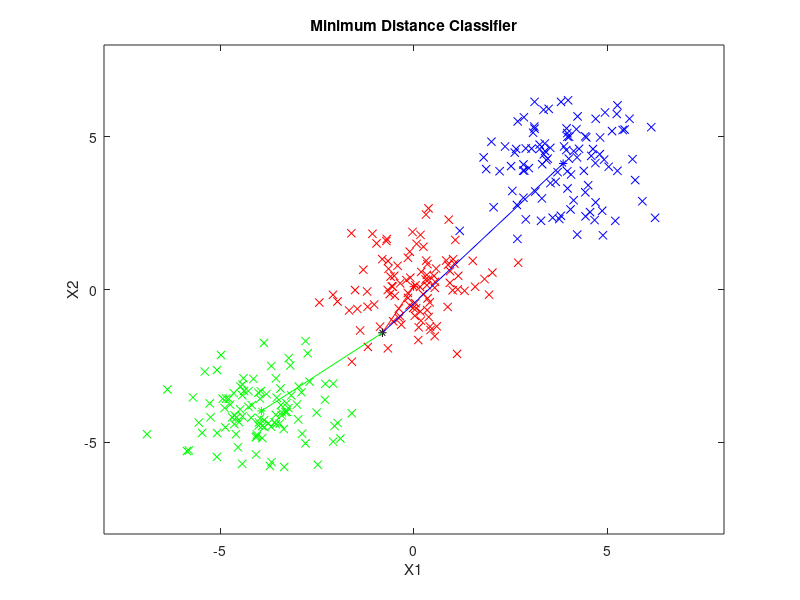

Here is the MATLAB script that generated this plot:
clc; clear; close all;

labels = ['r'; 'b'; 'g'];

load('datasets/three-balls/threeballs.mat');

point = 16 * (rand(2,1) - 0.5);

centroid1 = sum(data(1:2,1:100),2) / size(data(1:2,1:100),2);
centroid2 = sum(data(1:2,101:200),2) / size(data(1:2,101:200),2);
centroid3 = sum(data(1:2,201:300),2) / size(data(1:2,201:300),2);

plot(data(1,1:100), data(2,1:100), 'rx'); hold on;
plot(data(1,101:200), data(2,101:200), 'bx');
plot(data(1,201:300), data(2,201:300), 'gx');

plot(point(1,1), point(2,1), 'k*');

plot(centroid1(1,1), centroid1(2,1), 'r*');
plot(centroid2(1,1), centroid2(2,1), 'b*');
plot(centroid3(1,1), centroid3(2,1), 'g*');

axis([-8 8 -8 8]);
title('Minimum Distance Classifier');
xlabel('X1');
ylabel('X2');

centroids = [centroid1 centroid2 centroid3];

plot([point(1,1) centroid1(1,1)],[point(2,1) centroid1(2,1)],'r');
plot([point(1,1) centroid2(1,1)],[point(2,1) centroid2(2,1)],'b');
plot([point(1,1) centroid3(1,1)],[point(2,1) centroid3(2,1)],'g');

distances = [];
tic;
for i = 1:length(centroids)
    diff = centroids(:,i) - point;
    dist = sqrt(diff' * diff);
    distances = [distances dist];
end
time = toc

distances
labels(find(min(distances) == distances))